Frame 1 (no input): blank canvas, image omitted
Frame 60 (the mouse pressed at the canvas centre just before this capture): blank canvas, image omitted
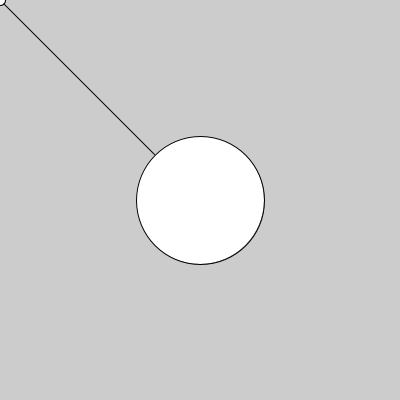
Frame 120 (the mouse held since frame 60 and released just before this capture)

The Processing sketch whose frames 1 and 60 were blank and that drew this single picture after the mouse press (run headless with seeded random() and noise(); from frame 60 on, the mouse is pressed at the canvas centre):

// Processing sketch: processing_136095
// ── processing_136095.pde


int sizeX=10;
int sizeY=10;
ArrayList<Ellipses> ellipses;

void setup() {
  size(400,400);
  smooth();
}


void draw() {
 // fill(255,50); //rgb,alpha white background, for shadow effect of circle
 // rect(0,0,width,height); //draw rect for shadow effect of circle
  
 // fill(0); // for shadow effect of circle
  line(mouseX,mouseY,pmouseX,pmouseY);
  if(mousePressed){
  //  line(mouseX+10,mouseY,pmouseX+1000,pmouseY);
    ellipse(pmouseX,pmouseY,sizeX,sizeY);
    sizeX = sizeX+2;
    sizeY = sizeY+2;
  }
  
 // ellipses.display();
}

  void mouseReleased() {
    sizeX = 10;
    sizeY = 10;
    ellipses = new ArrayList<Ellipses>();  // Create an empty ArrayList
    ellipses.add(new Ellipses(pmouseX, pmouseY,sizeX,sizeY));  // Start by adding one element
   // Ellipses elli = new Ellipses(pmouseX, pmouseY,sizeX,sizeY);
    
  }
  
  class Ellipses{
    Ellipses(int x, int y, int sx, int sy){
    ellipse(x,y,sx,sy);
    }
  }
